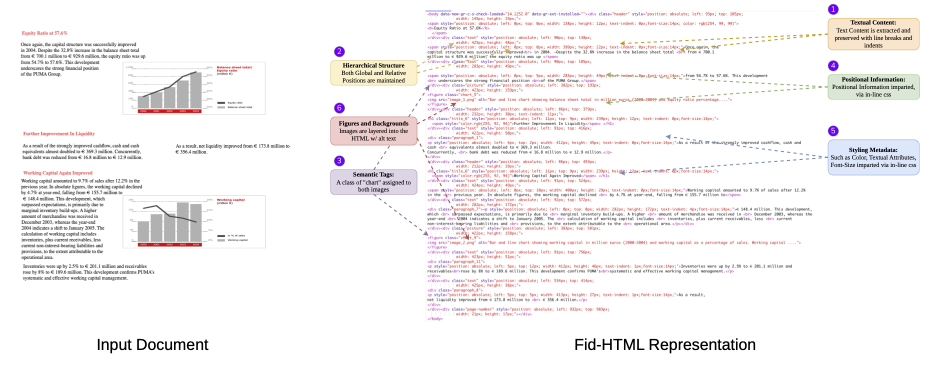
#> input picture fidhtml_diag_horizontal.png, 1860 x 750 px (shown at 1/2 size)
$ python inkcheck.py ../../fidhtml_diag_horizontal.png
#> lines starting #> are read from the running program, lines starting #| are printed output that depends on the picture; after the words box and inside, x2 and y2 are one past the last pixel; in counts of white or black regions, pixels touching at a corner belong together
#!/usr/bin/env python3
"""
Ink-coverage check, §10 item 17.

The brief asks for "no single flood-filled region larger than ~150 x 150 mm at
greater than 40% saturation". My first attempt measured the fraction of
saturated pixels inside a sliding 150 mm window, which is a different and much
stricter thing -- a window scattered with saturated photo pixels scored the
same as a solid block of ink. This version does what the brief actually says:
finds connected components of heavily-saturated pixels and reports the largest
one's bounding box.
"""
import pathlib
import sys

import numpy as np
from PIL import Image

Image.MAX_IMAGE_PIXELS = None
SAT_LIMIT = 0.40
SIDE_MM = 150


def main(path):
#> called with path = '../../fidhtml_diag_horizontal.png'
    im = Image.open(path).convert('RGB')
    W, H = im.size
#> W = 1860; H = 750
    # resample to exactly 1 px per mm so component sizes are in mm directly
    im = im.resize((841, 1189), Image.LANCZOS)
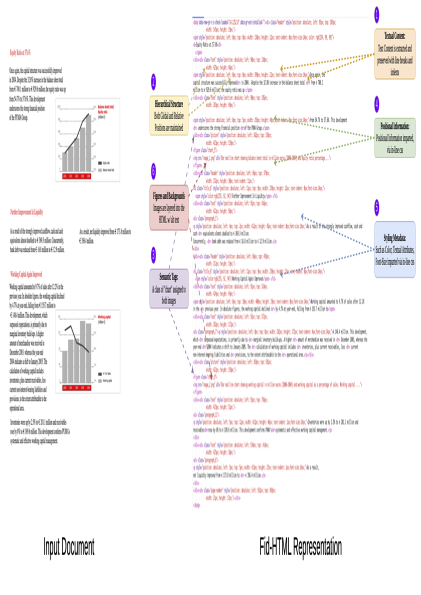
#> im: PIL image 841x1189 RGB (shown at 1/2 size); mean R, G, B 245.8, 242.9, 243.3
    a = np.asarray(im).astype(np.float32) / 255.0
    mx, mn = a.max(2), a.min(2)
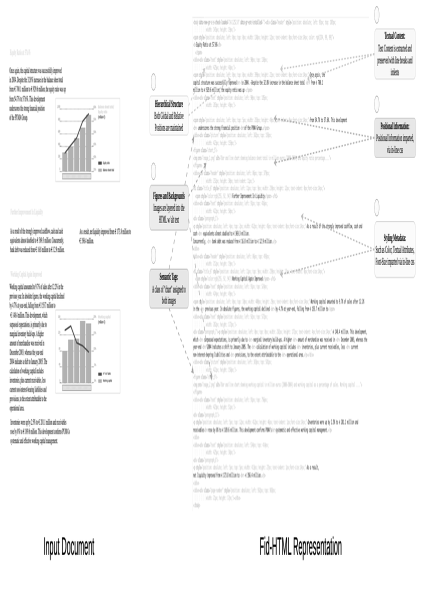
#> mx: shape (1189, 841) float32 (shown at 1/2 size); min 0, max 1, mean 0.967
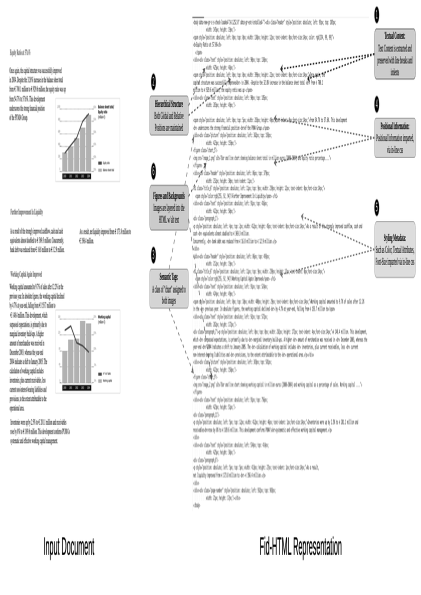
#> mn: shape (1189, 841) float32 (shown at 1/2 size); min 0, max 1, mean 0.949
    sat = np.where(mx > 0, (mx - mn) / np.maximum(mx, 1e-6), 0.0)
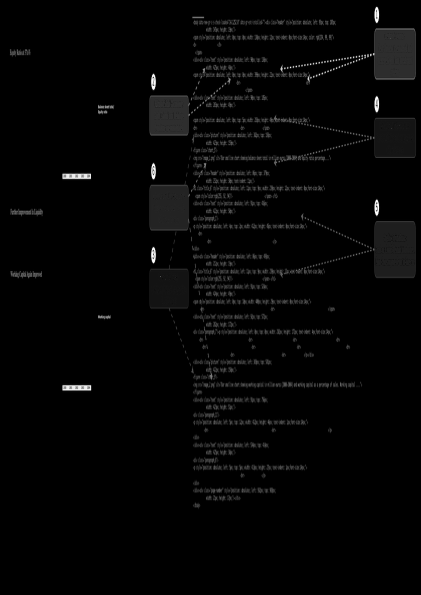
#> sat: shape (1189, 841) float32 (shown at 1/2 size); min 0, max 1, mean 0.0198
    heavy = sat > SAT_LIMIT
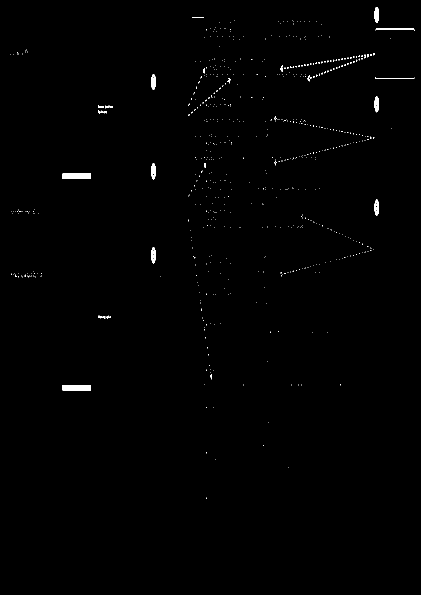
#> heavy: shape (1189, 841) bool (shown at 1/2 size); 0.47% white; 655 white regions (631 under 20 px), largest, box (x1, y1, x2, y2) and area: (125, 347, 182, 358) 627, (125, 770, 182, 781) 627, (302, 148, 312, 180) 233
    print(f'{path}: {W}x{H}px -> 841x1189 mm grid')
#| ../../fidhtml_diag_horizontal.png: 1860x750px -> 841x1189 mm grid
    print(f'  pixels above {SAT_LIMIT:.0%} saturation: {heavy.mean()*100:.1f}% of the page')
#|   pixels above 40% saturation: 0.5% of the page

    # connected components, 4-neighbour, iterative so it cannot blow the stack
    lab = np.zeros(heavy.shape, np.int32)
    cur = 0
    best = (0, None)
    ys, xs = np.nonzero(heavy)
#> ys = 4745 values from 14 to 997; xs = 4745 values, max 829 at index 457, min 20 at index 508, mean 425.7
    for sy, sx in zip(ys, xs):
        if lab[sy, sx]:
            continue
        cur += 1
        stack = [(sy, sx)]
        lab[sy, sx] = cur
        y0 = y1 = sy
        x0 = x1 = sx
        n = 0
        while stack:
            y, x = stack.pop()
            n += 1
            y0, y1 = min(y0, y), max(y1, y)
            x0, x1 = min(x0, x), max(x1, x)
            for dy, dx in ((1, 0), (-1, 0), (0, 1), (0, -1)):
                ny, nx = y + dy, x + dx
                if 0 <= ny < 1189 and 0 <= nx < 841 and heavy[ny, nx] and not lab[ny, nx]:
                    lab[ny, nx] = cur
                    stack.append((ny, nx))
        if n > best[0]:
            best = (n, (x0, y0, x1, y1))
#> this loop made 4745 passes
#> (sy, sx, cur) on pass 1: (14, 752, 1)
#> (cur, best) on passes 1000, 2439: (145, (233, (302, 148, 311, 179))), (400, (627, (125, 347, 181, 357)))
#> lab: shape (1189, 841) int32; 685 distinct labels, from 0 to 684
#> after the loop, cur = 684
    n, box = best
#> box = (125, 347, 181, 357)
    if not box:
        print('  no saturated region at all'); return 0
    w, h = box[2] - box[0] + 1, box[3] - box[1] + 1
#> w = 57; h = 11
    print(f'  largest saturated component: {n} mm^2, bounding box {w} x {h} mm '
          f'at ({box[0]}, {box[1]})')
#|   largest saturated component: 627 mm^2, bounding box 57 x 11 mm at (125, 347)
    fail = w > SIDE_MM and h > SIDE_MM
#> fail = False
    print(f'  verdict: {"FAIL" if fail else "PASS"} '
          f'(limit is a flood-filled region larger than {SIDE_MM} x {SIDE_MM} mm)')
#|   verdict: PASS (limit is a flood-filled region larger than 150 x 150 mm)
    return 1 if fail else 0


if __name__ == '__main__':
    sys.exit(main(sys.argv[1] if len(sys.argv) > 1
#> (the program exits here)
